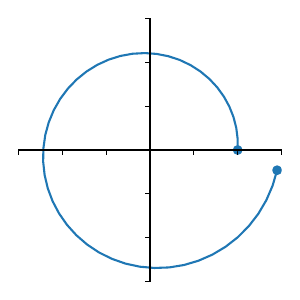

Reproduce this figure in Python.
import numpy as np
import matplotlib.pyplot as plt


def sim_traj(x0=np.array([2, 0]), N=50):
    x = np.zeros((2, N))
    x[:, 0] = x0
    dt = 2*np.pi/N
    M = np.array([[0, 1], [-1, 0]])
    for i in range(1, N):
        x[:, i] = x[:, i-1] - dt * M @ x[:, i-1]
    return x


def create_traj():
    x = sim_traj()
    fig, ax = plt.subplots(figsize=(3,3))
    limits = 3*np.array([-1, 1])
    ax.plot(x[0], x[1])
    ax.set_aspect('equal')
    ax.set_xlim(*limits)
    ax.set_ylim(*limits)
    ax.scatter(x[0, [0, -1]], x[1, [0, -1]], marker='o')

    # set the x-spine (see below for more info on `set_position`)
    ax.spines['left'].set_position('zero')

    # turn off the right spine/ticks
    ax.spines['right'].set_color('none')
    ax.yaxis.tick_left()

    # set the y-spine
    ax.spines['bottom'].set_position('zero')

    # turn off the top spine/ticks
    ax.spines['top'].set_color('none')
    ax.xaxis.tick_bottom()
    ax.set_xticklabels([])
    ax.set_yticklabels([])
    fig.tight_layout()

    fig.savefig('spiral.pdf')


def analyse_traj():
    Ns = np.arange(5, 230, 1)
    mags = np.zeros(Ns.shape)
    args = np.zeros(Ns.shape)
    diffs = np.zeros((2, Ns.size))
    for i, N in enumerate(Ns):
        x = sim_traj(N=N)
        x_end = x[:,-1]
        mag = np.sqrt(np.sum(x_end**2))
        mags[i] = mag/2
        threshold1 = 1+1e-1
        threshold2 = 0.1
        args[i] = np.arctan2(x_end[1], x_end[0])
        if N==74 or N==207:
            print(N)
            print(args[i])
            print(mags[i])
        x_start = x[:,0]
        diffs[:,i] = x_end-x_start
    print(mags[-1])
    print(args[-1])
    fig, ax = plt.subplots(figsize=(5,3))
    ax.axhline(y=0, color='k', linewidth=1, linestyle='--')
    ax.axhline(y=1, color='k', linewidth=1, linestyle='--')
    ax.plot(Ns, mags, label='magnitude')
    ax.plot(Ns, args, label='argument')
    ax.legend()
    ax.set_title(r'Dependence of rotation on time step. $\Delta t = 2\pi / N$')
    ax.set_xlabel('Number of iterations, $N$')
    fig.tight_layout()
    fig.savefig('rotation_dependence.pdf')

if __name__ == "__main__":
    analyse_traj()
